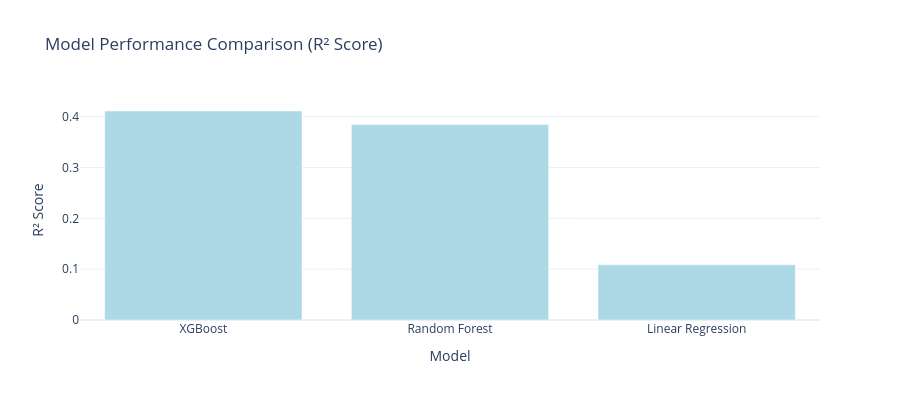
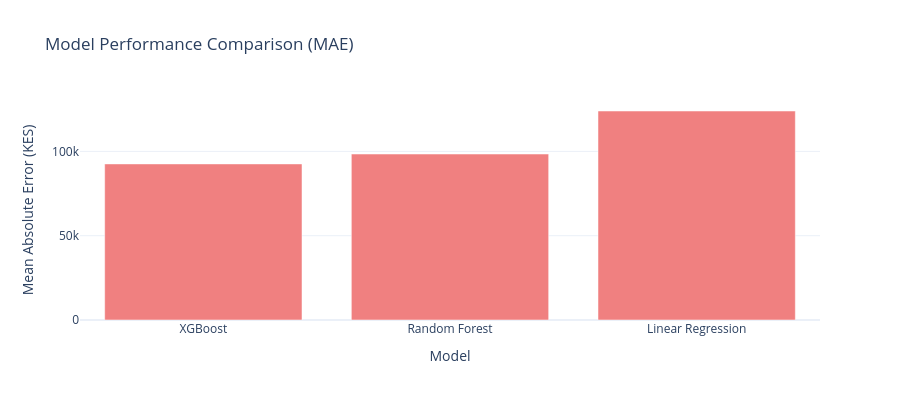

Here is the notebook cell these charts were saved with, in order:
### Markdown cell above
### 4.3 Model Performance

### Code cell
# Model comparison chart
fig_model_comp = go.Figure()

# R² Score comparison
fig_model_comp.add_trace(go.Bar(
    x=model_comparison['Model'],
    y=model_comparison['Test R²'],
    name='Test R²',
    marker_color='lightblue'
))

fig_model_comp.update_layout(
    title='Model Performance Comparison (R² Score)',
    xaxis_title='Model',
    yaxis_title='R² Score',
    template='plotly_white',
    height=400,
    showlegend=False
)

fig_model_comp.show()

# MAE comparison
fig_mae_comp = go.Figure()

fig_mae_comp.add_trace(go.Bar(
    x=model_comparison['Model'],
    y=model_comparison['Test MAE (KES)'],
    name='Test MAE',
    marker_color='lightcoral'
))

fig_mae_comp.update_layout(
    title='Model Performance Comparison (MAE)',
    xaxis_title='Model',
    yaxis_title='Mean Absolute Error (KES)',
    template='plotly_white',
    height=400,
    showlegend=False
)

fig_mae_comp.show()

print("\nBest Model Performance:")
print(f"Model: {model_metadata['model_type']}")
print(f"Test R²: {model_metadata['test_r2']:.4f}")
print(f"Test RMSE: KES {model_metadata['test_rmse']:,.0f}")
print(f"Test MAE: KES {model_metadata['test_mae']:,.0f}")

### Figure 1 — Plotly figure (JSON) as saved in the notebook; plotly's stock layout.template omitted (floating-point values rounded to 4 significant figures)
{"data": [{"marker": {"color": "lightblue"}, "name": "Test R²", "type": "bar", "x": ["XGBoost", "Random Forest", "Linear Regression"], "y": [0.4113, 0.3846, 0.1087]}], "layout": {"height": 400, "showlegend": false, "title": {"text": "Model Performance Comparison (R² Score)"}, "xaxis": {"title": {"text": "Model"}}, "yaxis": {"title": {"text": "R² Score"}}}}

### Figure 2 — Plotly figure (JSON) as saved in the notebook; plotly's stock layout.template omitted (floating-point values rounded to 4 significant figures)
{"data": [{"marker": {"color": "lightcoral"}, "name": "Test MAE", "type": "bar", "x": ["XGBoost", "Random Forest", "Linear Regression"], "y": [92580.0, 98440.0, 124000.0]}], "layout": {"height": 400, "showlegend": false, "title": {"text": "Model Performance Comparison (MAE)"}, "xaxis": {"title": {"text": "Model"}}, "yaxis": {"title": {"text": "Mean Absolute Error (KES)"}}}}
